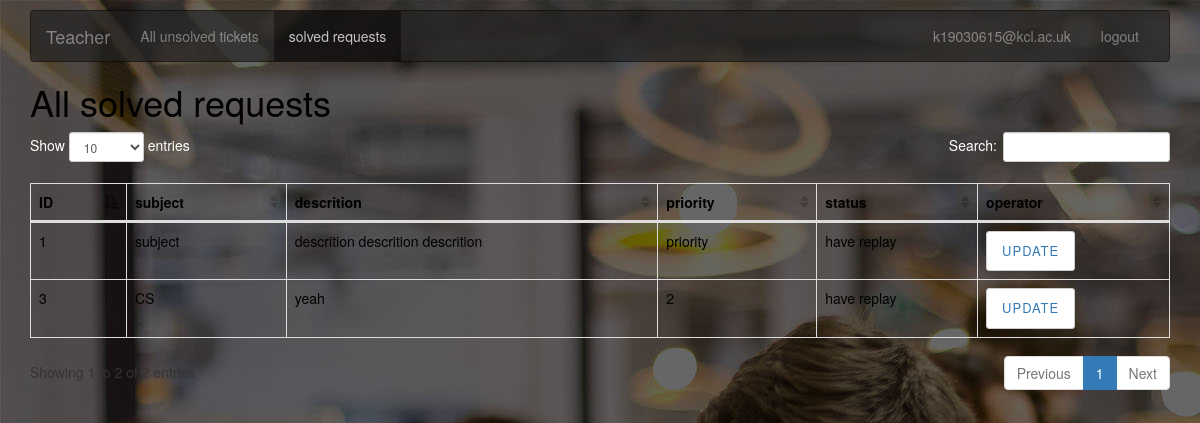
The page /solved (signed in) on the database its author committed.
### accounts/models.py (models this page shows, shortened)
class UserProfile(AbstractUser):
    mpassword = models.CharField(verbose_name='password', blank=True, null=True, max_length=200, default="")
    email = models.CharField(verbose_name='email', blank=True, null=True, max_length=200, default="")
    is_teacher = models.BooleanField(verbose_name='is teacher?', default=False)
    have_active = models.BooleanField(verbose_name='is active?', default=False)
    class Meta:
        ordering = ['-id']
        verbose_name = 'user manage'
        verbose_name_plural = verbose_name

### smart/models.py (models this page shows, shortened)
class MainRequest(models.Model):
    subject = models.CharField(verbose_name='subject', blank=True, null=True, max_length=200, default="")
    descrition = models.CharField(verbose_name='descrition', blank=True, null=True, max_length=5200, default="")
    priority = models.CharField(verbose_name='priority', blank=True, null=True, max_length=200, default="")
    user = models.ForeignKey(UserProfile, verbose_name="user", on_delete=models.CASCADE, related_name="main")
    reply_user = models.ForeignKey(UserProfile, verbose_name="reply_user", on_delete=models.CASCADE, related_name="reply", blank=True, null=True)
    reply_content = models.CharField(verbose_name='reply_content', blank=True, null=True, max_length=200, default="")
    class Meta:
        ordering = ['-id']
        verbose_name = 'MainRequest'
        verbose_name_plural = verbose_name

### smart/views.py (the view)
# urls.py: url(r"^solved$", solved, name="solved"),
@login_required
def solved(request):
    try:
        user = request.user
        all_my_request = MainRequest.objects.filter(~Q(reply_content="")).order_by("id")
    except Exception as e:
        print(e)
    return render(request, "solved.html", locals())

### templates/solved.html (shortened to what this page needs)
<!DOCTYPE html>
<html>
<head>
	<link rel="stylesheet" type="text/css" href="/static/css/main.css">
	<link rel="stylesheet" type="text/css"
		href="https://maxcdn.bootstrapcdn.com/font-awesome/4.7.0/css/font-awesome.min.css">
	<link rel="stylesheet" href="/static/css/bootstrap.min.css" />
</head>
<body style="background: url('/static/img/bg2.jpg');">
	<div class="container">
		<nav class="navbar navbar-inverse" style="margin-top: 10px;opacity:0.7">
		  <div class="container-fluid">
			  <div class="navbar-header">
				  <a class="navbar-brand" href="/teacher">Teacher</a>
				</div>
			<div class="collapse navbar-collapse" id="bs-example-navbar-collapse-1">
				<ul class="nav navbar-nav">
				<li><a href="/teacher">All unsolved tickets</a></li>
				<li class="active"><a href="/solved">solved requests</a></li>
			  </ul>
			  <ul class="nav navbar-nav navbar-right">
				<li><a href="/teacher">{{ request.user.username }}</a></li>
				<li><a href="/accounts/logout">logout</a></li>
			  </ul>
			</div>
		  </div>
		</nav>
		<h1>All solved requests</h1>
		<table class="table table-hover table-bordered" id="sampleTable">
			<thead>
				<tr>
					<th>ID</th>
					<th>subject</th>
					<th>descrition</th>
					<th>priority</th>
					<th>status</th>
					<th>operator</th>
				</tr>
			</thead>
			<tbody>
            {% for req in all_my_request %}
                <tr>
					<td>{{ req.id }}</td>
					<td>{{ req.subject }}</td>
					<td>{{ req.descrition }}</td>
					<td>{{ req.priority }}</td>
                    {% if req.reply_content %}
                        <td>have replay</td>
                    {% else %}
                        <td style="color: red">wait replay</td>
                    {% endif %}
					<td><button type="submit" class="btn btn-default" style="text-align: right;"><a
								href="/admin_detail?rid={{ req.id }}">update</a></button></td>
				</tr>
            {% endfor %}
			</tbody>
		</table>
	</div>
</body>
</html>

### templates/solved.html (style rules this page uses)
h1 { color: #000; }
table thead tr th { color: #000; }
table tbody tr td { color: #000; }

### rows shown on the page
UserProfile: user.username "k19030615@kcl.ac.uk"
MainRequest: id "1", subject "subject", descrition "descrition descrition descrition", priority "priority", reply_content "have replay"
MainRequest: id "3", subject "CS", descrition "yeah", priority "2", reply_content "have replay"
